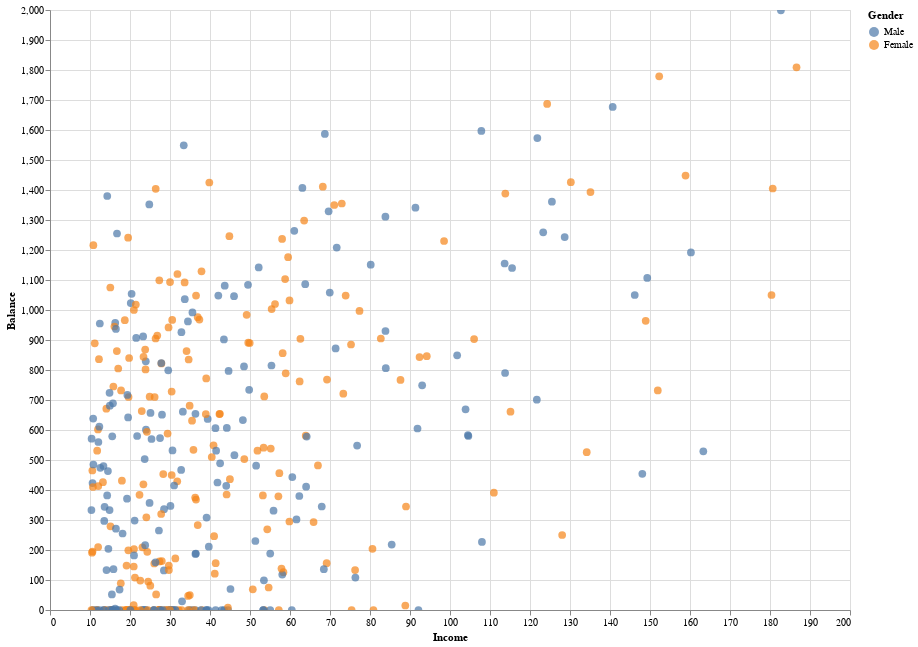

Source (notebook cell):
### Code cell
import altair as alt
source = df    # 'source' è un comodo (per non rischiare di alterare 'df')

alt.Chart(source).mark_circle(size=60).encode(
    x='Income',
    y='Balance',
    color='Gender',
    tooltip=['Income', 'Balance', 'Age', 'Limit', 'Rating', 'Cards', 'Education']
).properties(
    width=800,   # oppure qualsiasi dimensione tu voglia
    height=600
).interactive()

### Figure 1 — Vega-Lite specification as saved in the notebook (floating-point values rounded to 4 significant figures; data arrays with more than 128 entries replaced by an {"elided": "..."} marker saying what was removed)
{"config": {"view": {"continuousWidth": 300, "continuousHeight": 300}}, "data": {"name": "data-6bb0be4794ee9898e8d2ce73a2c155d0"}, "mark": {"type": "circle", "size": 60}, "encoding": {"color": {"field": "Gender", "type": "nominal"}, "tooltip": [{"field": "Income", "type": "quantitative"}, {"field": "Balance", "type": "quantitative"}, {"field": "Age", "type": "quantitative"}, {"field": "Limit", "type": "quantitative"}, {"field": "Rating", "type": "quantitative"}, {"field": "Cards", "type": "quantitative"}, {"field": "Education", "type": "quantitative"}], "x": {"field": "Income", "type": "quantitative"}, "y": {"field": "Balance", "type": "quantitative"}}, "height": 600, "params": [{"name": "param_1", "select": {"type": "interval", "encodings": ["x", "y"]}, "bind": "scales"}], "width": 800, "$schema": "https://vega.github.io/schema/vega-lite/v5.20.1.json", "datasets": {"data-6bb0be4794ee9898e8d2ce73a2c155d0": {"elided": "400 records"}}}
